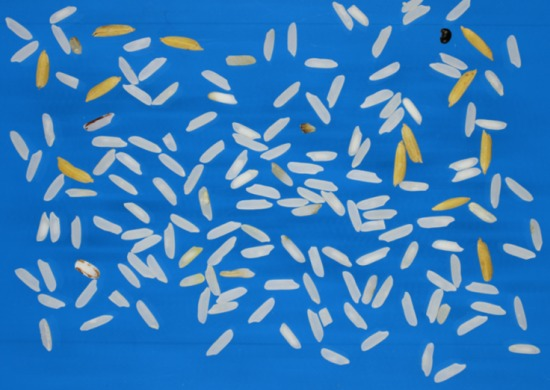
#> input picture REO2/arroz.jpeg, 550 x 390 px
$ python 'REO 2 - arroz.py'
#> lines starting #> are read from the running program, lines starting #| are printed output that depends on the picture; after the words box and inside, x2 and y2 are one past the last pixel; in counts of white or black regions, pixels touching at a corner belong together
# EXERCÍCIO 01

# Importar pacotes
import cv2  # Importando o pacope opencv
import numpy as np  # Importanto o pacote numpy
import matplotlib.pyplot as plt

########################################################################################################################
# a) Apresente a imagem e as informações de número de linhas e colunas; número de canais e número total de pixels;
print('Letra A:')
# Leitura da imagem
mg = 'arroz.jpeg'  # Nome do arquivo a ser analisado
imgBGR = cv2.imread(mg, 1)  # Carregando a imagem, 0 - Binária e Escala de cinza; 1 - Colorida
#> imgBGR is the input picture: shape (390, 550, 3); mean B, G, R 190.9, 123.6, 49

# Dados da imagem
print(imgBGR)
#> (printed output is left out)
lin, col, canais = np.shape(imgBGR)  # Obtém o número de linhas e colunas
print(f'Dimensão da imagem é: {lin} altura x {col} largura')
#| Dimensão da imagem é: 390 altura x 550 largura
print(f'Número de canais: {canais}')
#| Número de canais: 3
print(f'A imagem possui no total {lin * col} pixels')
#| A imagem possui no total 214500 pixels

imgRGB = cv2.cvtColor(imgBGR, cv2.COLOR_BGR2RGB)  # Convertendo a imagem de BGR para RBG. Para imprimir a imagem no
# matplotlib de forma correta. A conversão deve ser feita pois o opencv carrega a imagem colorida em BGR e não em RGB

# Apresentando as imagens original no matplotlib para ver onde recortar
plt.figure('Imagen - Letra A')
plt.imshow(imgRGB)
plt.title('Imagem original')
plt.show()

print('-' * 100)

# b) Faça um recorte da imagem para obter somente a área de interesse. Utilize esta imagem para a solução das
# próximas alternativas;
print('Letra B:')

imgrecorteBGR = imgBGR[109:370, 160:433]  # Recortando a imagem

imgrecorteRGB = cv2.cvtColor(imgrecorteBGR, cv2.COLOR_BGR2RGB)  # Convertendo para plotar a imagem

linR, colR, canaisR = np.shape(imgrecorteBGR)  # Obtém o número de linhas e colunas
print(f'Dimensão da imagem recortada é: {linR} altura x {colR} largura')
#| Dimensão da imagem recortada é: 261 altura x 273 largura
print(f'Número de canais da imagem recortada : {canaisR}')
#| Número de canais da imagem recortada : 3
print(f'A imagem recortada possui no total {linR * colR} pixels')
#| A imagem recortada possui no total 71253 pixels

# Apresentando as imagens original e recortada no matplotlib
plt.figure('Imagens - Letra B')
plt.subplot(1, 2, 1)
plt.imshow(imgRGB)
plt.title('Imagem original')

plt.subplot(1, 2, 2)
plt.imshow(imgrecorteRGB)
plt.title('Imagem recortada')
plt.show()
print('-' * 100)

# c) Converta a imagem colorida para uma de escala de cinza (intensidade) e a apresente utilizando os mapas de cores
# “Escala de Cinza” e “JET”;
print('Letra C:')
# Convertenco a imagem colorida e recortada que estava em BGR para escala de cinza
cinza = cv2.cvtColor(imgrecorteBGR, cv2.COLOR_BGR2GRAY)
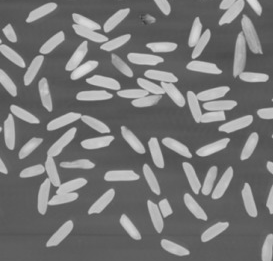
#> cinza: shape (261, 273); min 60, max 222, mean 117.7

# Apresentando as imagens no matplotlib
print('Apresentando as imagens no matplotlib em “Escala de Cinza” e “JET”')

plt.figure('Imagens - Letra C')
plt.subplot(1, 2, 1)
plt.imshow(cinza, cmap="gray")  # "gray" delimita entre preto e branco é escala de cinza
plt.xticks([])  # Eliminar o eixo X
plt.yticks([])  # Eliminar o eixo Y
plt.title('Imagem escala de cinza')
plt.colorbar(orientation='horizontal')  # Coloca uma barra de cores

plt.subplot(1, 2, 2)
plt.imshow(cinza, cmap="jet")  # "jet" delimita do azul ao vermelho
plt.xticks([])  # Eliminar o eixo X
plt.yticks([])  # Eliminar o eixo Y
plt.title('Imagem JET')
plt.colorbar(orientation='horizontal')  # Coloca uma barra de cores
plt.show()
print('-' * 100)

# d) Apresente a imagem em escala de cinza e o seu respectivo histograma; Relacione o histograma e a imagem.
print('Letra D:')
# Histograma da imagem em escala de cinza
Hcinza = cv2.calcHist([cinza], [0], None, [256], [0, 256])
#> Hcinza = 256 values, max 4669 at index 92, min 0 at index 0, mean 278.3

# Apresentando imagem
plt.figure('Imagens - Letra D')
plt.subplot(1, 2, 1)
plt.imshow(cinza, cmap="gray")  # Plota a imagem em escala de cinza
plt.title('Imagem em escala de cinza')  # Coloca título na imagem

plt.subplot(1, 2, 2)
plt.plot(Hcinza, color="black")  # Plota o histograma da imagem m escala de cinza
plt.title('Histograma')  # Coloca título na imagem
plt.xlabel('Valores pixels')  # Coloca no eixo X os valores dos pixels
plt.ylabel('Número de pixels')  # Coloca no eixo Y o número de pixels

plt.show()
print('-' * 100)

# e) Utilizando a imagem em escala de cinza (intensidade) realize a segmentação da imagem de modo a remover o fundo
# da imagem utilizando um limiar manual e o limiar obtido pela técnica de Otsu. Nesta questão apresente o histograma
# com marcação dos limiares utilizados, a imagem limiarizada (binarizada) e a imagem colorida final obtida
# da segmentação. Explique os resultados.
print('Letra E:')

# Histograma da imagem em escala de cinza
histcinza = cv2.calcHist([cinza], [0], None, [256], [0, 256])
#> histcinza has the same summary as Hcinza

# Limiarização (Thresholding) MANUAL da imagem e escala de cinza
vl = 150  # Valor do limiar
(L, imgLIMIAR) = cv2.threshold(cinza, vl, 255, cv2.THRESH_BINARY)
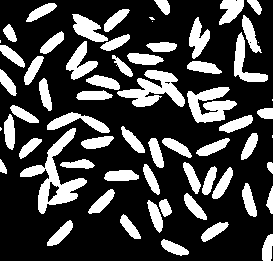
#> imgLIMIAR: shape (261, 273); 26.3% white; 64 white regions (7 under 20 px), largest, box (x1, y1, x2, y2) and area: (20, 128, 87, 214) 1604, (117, 70, 185, 107) 1245, (187, 87, 237, 123) 1053
#> L = 150

# Limiarização (Thresholding) da imagem e escala de cinza pela técnica de Otsu
(Lv, imgOTS) = cv2.threshold(cinza, 0, 255, cv2.THRESH_BINARY+cv2.THRESH_OTSU)
#> imgOTS: shape (261, 273); 28% white; 60 white regions (4 under 20 px), largest, box (x1, y1, x2, y2) and area: (20, 127, 87, 215) 1698, (117, 70, 185, 107) 1311, (187, 86, 237, 123) 1110
#> Lv = 137

# Segmentação da imagem
img_segmentada = cv2.bitwise_and(imgrecorteRGB, imgrecorteRGB, mask=imgOTS)

# Apresentando as imagens
plt.figure('Limiarização - Letra E')
plt.subplot(3, 3, 1)
plt.imshow(imgrecorteRGB)  # Plota a imagem recortada em RGB
plt.title('Imagem RGB', fontsize=10)
plt.xticks([])
plt.yticks([])

plt.subplot(3, 3, 2)
plt.imshow(cinza, cmap="gray")  # Plota a imagem em escala de cinza
plt.title('Imagem em escala de cinza', fontsize=10)
plt.xticks([])
plt.yticks([])

# Imagem limiarizada manualmente e seu histograma
plt.subplot(3, 3, 4)
plt.imshow(imgLIMIAR)  # Plota a imagem limiarizada -  Imagem binária
plt.title(f'Imagem binária (L: {vl}) - Manual', fontsize=10)
plt.xticks([])
plt.yticks([])

plt.subplot(3, 3, 5)
plt.plot(histcinza, color="black")  # Plota o histograma da imagem em escala de cinza
plt.axvline(x=vl, color="red")  # Coloca uma linha vermelha no histograma para marcar o limiar
plt.title('Histograma - cinza', fontsize=10)
plt.xlim([0, 256])  # O eixo X vai variar de 0 a 256
plt.xlabel('Valores de pixels', fontsize=10)
plt.ylabel('Número de pixels', fontsize=10)

# Imagem limiarizada pela tecnica de OTSU e seu histograma
plt.subplot(3, 3, 7)
plt.imshow(imgOTS)
plt.title(f'Imagem OTSU (L: {Lv})', fontsize=10)
plt.xticks([])
plt.yticks([])

plt.subplot(3, 3, 8)
plt.plot(histcinza, color="black")
plt.axvline(x=Lv, color="red")  # Coloca uma linha vermelha no histograma para marcar o limiar
plt.title('Histograma - OTSU', fontsize=10)
plt.xlim([0, 256])  # O eixo X vai variar de 0 a 256
plt.xlabel('Valores de pixels', fontsize=10)
plt.ylabel('Número de pixels', fontsize=10)

# Segmentação da imagem
plt.subplot(3, 3, 3)
plt.imshow(img_segmentada)
plt.title('Segmentada - RGB')
plt.xticks([])
plt.yticks([])

plt.show()
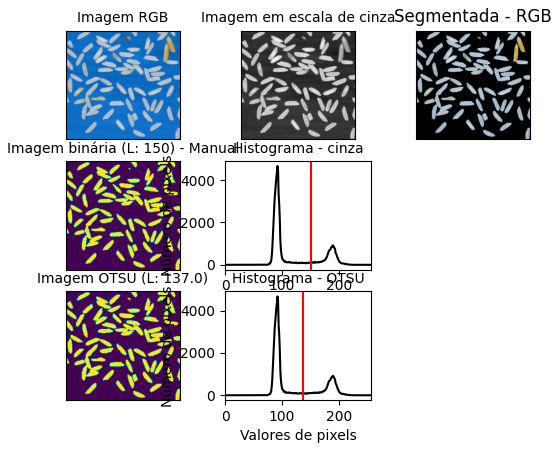
#> figure drawn by matplotlib, 7 panels; panel 4: curve peaks at x = 92, y = 4669; panel 6: curve peaks at x = 92, y = 4669
print('-' * 100)

# f) Apresente uma figura contento a imagem selecionada nos sistemas RGB, Lab, HSV e YCrCb.
print('Letra F:')
# Convertendo a imagem selecionada nos sistemas
img1 = cv2.cvtColor(imgrecorteBGR, cv2.COLOR_BGR2RGB)  # Convertendo a imagem recortada de BGR para RBG
img2 = cv2.cvtColor(imgrecorteBGR, cv2.COLOR_BGR2Lab)  # Convertendo a imagem recortada de BGR para Lab
#> img2: shape (261, 273, 3); mean of channels 0, 1, 2 137.9, 132.2, 89.9
img3 = cv2.cvtColor(imgrecorteBGR, cv2.COLOR_BGR2HSV)  # Convertendo a imagem recortada de BGR para HSV
#> img3: shape (261, 273, 3); mean H, S, V 101.6, 177.7, 195.8
img4 = cv2.cvtColor(imgrecorteBGR, cv2.COLOR_BGR2YCrCb)  # Convertendo a imagem recortada de BGR para YCrCb
#> img4: shape (261, 273, 3); mean of channels 0, 1, 2 117.7, 87.8, 171.3

# Apresentando as imagens no matplotlib
plt.figure('Imagens - Letra F')
plt.subplot(2, 2, 1)
plt.imshow(img1)
plt.xticks([])  # Eliminar o eixo X
plt.yticks([])  # Eliminar o eixo Y
plt.title('Imagem em RGB')

plt.subplot(2, 2, 2)
plt.imshow(img2)
plt.xticks([])  # Eliminar o eixo X
plt.yticks([])  # Eliminar o eixo Y
plt.title('Imagem em Lab')

plt.subplot(2, 2, 3)
plt.imshow(img3)
plt.xticks([])  # Eliminar o eixo X
plt.yticks([])  # Eliminar o eixo Y
plt.title('Imagem em HSV')

plt.subplot(2, 2, 4)
plt.imshow(img4)
plt.xticks([])  # Eliminar o eixo X
plt.yticks([])  # Eliminar o eixo Y
plt.title('Imagem em YCrCb')
plt.show()
print('-' * 100)

# g) Apresente uma figura para cada um dos sistemas de cores (RGB, HSV, Lab e YCrCb) contendo a imagem de cada um
# dos canais e seus respectivos histogramas.
print('Letra G:')
# Sistema de cor RGB
# Histograma dos canais
hist_r = cv2.calcHist([img1], [0], None, [256], [0, 256])
#> hist_r = 256 values, max 4729 at index 13, min 0 at index 220, mean 278.3
hist_g = cv2.calcHist([img1], [1], None, [256], [0, 256])
#> hist_g = 256 values, max 4485 at index 111, min 0 at index 0, mean 278.3
hist_b = cv2.calcHist([img1], [2], None, [256], [0, 256])
#> hist_b = 256 values, max 4164 at index 198, min 0 at index 0, mean 278.3

# Apresentando as imagens e hitogramas
plt.figure('Sistemas de cores RGB - Letra G')
plt.subplot(2, 4, 1)
plt.imshow(img1)  # Plotando a imagem em RGB
plt.xticks([])  # Eliminar o eixo X
plt.yticks([])  # Eliminar o eixo Y
plt.title('Imagem RGB', fontsize=10)

plt.subplot(2, 4, 2)
plt.imshow(img1[:, :, 0])  # Obtendo a imagem do canal R "vermelho"
plt.xticks([])  # Eliminar o eixo X
plt.yticks([])  # Eliminar o eixo Y
plt.title('Canal R', fontsize=10)

plt.subplot(2, 4, 6)
plt.plot(hist_r, color="red")  # Obtendo o histograma do canal R "vermelho"
plt.title("Histograma - R", fontsize=10)
plt.xlim([0, 256])
plt.xlabel("Valores Pixels", fontsize=10)
plt.ylabel("Número de Pixels", fontsize=10)

plt.subplot(2, 4, 3)
plt.imshow(img1[:, :, 1])  # Obtendo a imagem do canal G "verde"
plt.xticks([])  # Eliminar o eixo X
plt.yticks([])  # Eliminar o eixo Y
plt.title('Canal G', fontsize=10)

plt.subplot(2, 4, 7)
plt.plot(hist_g, color="green")  # Obtendo o histograma do canal G "verde"
plt.title("Histograma - G", fontsize=10)
plt.xlim([0, 256])
plt.xlabel("Valores Pixels", fontsize=10)
plt.ylabel("Número de Pixels", fontsize=10)

plt.subplot(2, 4, 4)
plt.imshow(img1[:, :, 2])  # Obtendo a imagem do canal B "azul"
plt.xticks([])  # Eliminar o eixo X
plt.yticks([])  # Eliminar o eixo Y
plt.title('Canal B', fontsize=10)

plt.subplot(2, 4, 8)
plt.plot(hist_b, color="blue")  # Obtendo o histograma do canal B "azul"
plt.title("Histograma - B", fontsize=10)
plt.xlim([0, 256])
plt.xlabel("Valores Pixels", fontsize=10)
plt.ylabel("Número de Pixels", fontsize=10)
plt.show()

# Sistema de cor HSV
# Histograma dos canais
hist_H = cv2.calcHist([img3], [0], None, [256], [0, 256])
#> hist_H = 256 values, max 37051 at index 104, min 0 at index 1, mean 278.3
hist_S = cv2.calcHist([img3], [1], None, [256], [0, 256])
#> hist_S = 256 values, max 4189 at index 238, min 0 at index 1, mean 278.3
hist_V = cv2.calcHist([img3], [2], None, [256], [0, 256])
#> hist_V = 256 values, max 4191 at index 198, min 0 at index 0, mean 278.3

# Apresentando as imagens e hitogramas
plt.figure('Sistemas de cores HSV - Letra G')
plt.subplot(2, 4, 1)
plt.imshow(img3)  # Plotando a imagem em HSV
plt.xticks([])  # Eliminar o eixo X
plt.yticks([])  # Eliminar o eixo Y
plt.title('Imagem HSV', fontsize=10)

plt.subplot(2, 4, 2)
plt.imshow(img3[:, :, 0])  # Obtendo a imagem do canal H
plt.xticks([])  # Eliminar o eixo X
plt.yticks([])  # Eliminar o eixo Y
plt.title('Canal H', fontsize=10)

plt.subplot(2, 4, 6)
plt.plot(hist_H, color="black")  # Obtendo o histograma do canal H
plt.title("Histograma - H", fontsize=10)
plt.xlim([0, 256])
plt.xlabel("Valores Pixels", fontsize=10)
plt.ylabel("Número de Pixels", fontsize=10)

plt.subplot(2, 4, 3)
plt.imshow(img3[:, :, 1])  # Obtendo a imagem do canal S
plt.xticks([])  # Eliminar o eixo X
plt.yticks([])  # Eliminar o eixo Y
plt.title('Canal S', fontsize=10)

plt.subplot(2, 4, 7)
plt.plot(hist_S, color="black")  # Obtendo o histograma do canal S
plt.title("Histograma - S", fontsize=10)
plt.xlim([0, 256])
plt.xlabel("Valores Pixels", fontsize=10)
plt.ylabel("Número de Pixels", fontsize=10)

plt.subplot(2, 4, 4)
plt.imshow(img3[:, :, 2])  # Obtendo a imagem do canal V
plt.xticks([])  # Eliminar o eixo X
plt.yticks([])  # Eliminar o eixo Y
plt.title('Canal V', fontsize=10)

plt.subplot(2, 4, 8)
plt.plot(hist_V, color="black")  # Obtendo o histograma do canal V
plt.title("Histograma - V", fontsize=10)
plt.xlim([0, 256])
plt.xlabel("Valores Pixels", fontsize=10)
plt.ylabel("Número de Pixels", fontsize=10)
plt.show()

# Sistema de cor Lab
# Histograma dos canais
hist_L = cv2.calcHist([img2], [0], None, [256], [0, 256])
#> hist_L = 256 values, max 4643 at index 116, min 0 at index 0, mean 278.3
hist_A = cv2.calcHist([img2], [1], None, [256], [0, 256])
#> hist_A = 256 values, max 14989 at index 136, min 0 at index 0, mean 278.3
hist_B = cv2.calcHist([img2], [2], None, [256], [0, 256])
#> hist_B = 256 values, max 15324 at index 76, min 0 at index 0, mean 278.3

# Apresentando as imagens e hitogramas
plt.figure('Sistemas de cores Lab - Letra G')
plt.subplot(2, 4, 1)
plt.imshow(img2)  # Plotando a imagem em Lab
plt.xticks([])  # Eliminar o eixo X
plt.yticks([])  # Eliminar o eixo Y
plt.title('Imagem Lab', fontsize=10)

plt.subplot(2, 4, 2)
plt.imshow(img2[:, :, 0])  # Obtendo a imagem do canal L
plt.xticks([])  # Eliminar o eixo X
plt.yticks([])  # Eliminar o eixo Y
plt.title('Canal L', fontsize=10)

plt.subplot(2, 4, 6)
plt.plot(hist_L, color="black")  # Obtendo o histograma do canal L
plt.title("Histograma - L", fontsize=10)
plt.xlim([0, 256])
plt.xlabel("Valores Pixels", fontsize=10)
plt.ylabel("Número de Pixels", fontsize=10)

plt.subplot(2, 4, 3)
plt.imshow(img2[:, :, 1])  # Obtendo a imagem do canal a
plt.xticks([])  # Eliminar o eixo X
plt.yticks([])  # Eliminar o eixo Y
plt.title('Canal a', fontsize=10)

plt.subplot(2, 4, 7)
plt.plot(hist_A, color="black")  # Obtendo o histograma do canal a
plt.title("Histograma - a", fontsize=10)
plt.xlim([0, 256])
plt.xlabel("Valores Pixels", fontsize=10)
plt.ylabel("Número de Pixels", fontsize=10)

plt.subplot(2, 4, 4)
plt.imshow(img2[:, :, 2])  # Obtendo a imagem do canal b
plt.xticks([])  # Eliminar o eixo X
plt.yticks([])  # Eliminar o eixo Y
plt.title('Canal b', fontsize=10)

plt.subplot(2, 4, 8)
plt.plot(hist_B, color="black")  # Obtendo o histograma do canal b
plt.title("Histograma - b", fontsize=10)
plt.xlim([0, 256])
plt.xlabel("Valores Pixels", fontsize=10)
plt.ylabel("Número de Pixels", fontsize=10)
plt.show()
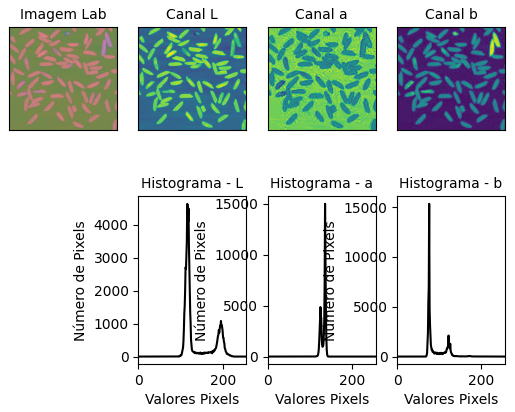
#> figure drawn by matplotlib, 7 panels; panel 3: curve peaks at x = 116, y = 4643; panel 5: curve peaks at x = 136, y = 14989; panel 7: curve peaks at x = 76, y = 15324

# Sistema de cor YCrCb
# Histograma dos canais
hist_Y = cv2.calcHist([img4], [0], None, [256], [0, 256])
#> hist_Y has the same summary as Hcinza
hist_Cr = cv2.calcHist([img4], [1], None, [256], [0, 256])
#> hist_Cr = 256 values, max 11306 at index 73, min 0 at index 0, mean 278.3
hist_Cb = cv2.calcHist([img4], [2], None, [256], [0, 256])
#> hist_Cb = 256 values, max 11590 at index 188, min 0 at index 0, mean 278.3

# Apresentando as imagens e hitogramas
plt.figure('Sistemas de cores YCrCb - Letra G')
plt.subplot(2, 4, 1)
plt.imshow(img4)  # Plotando a imagem em YCrCb
plt.xticks([])  # Eliminar o eixo X
plt.yticks([])  # Eliminar o eixo Y
plt.title('Imagem YCrCb', fontsize=10)

plt.subplot(2, 4, 2)
plt.imshow(img4[:, :, 0])  # Obtendo a imagem do canal Y
plt.xticks([])  # Eliminar o eixo X
plt.yticks([])  # Eliminar o eixo Y
plt.title('Canal Y', fontsize=10)

plt.subplot(2, 4, 6)
plt.plot(hist_Y, color="black")  # Obtendo o histograma do canal Y
plt.title("Histograma - Y", fontsize=10)
plt.xlim([0, 256])
plt.xlabel("Valores Pixels", fontsize=10)
plt.ylabel("Número de Pixels", fontsize=10)

plt.subplot(2, 4, 3)
plt.imshow(img4[:, :, 1])  # Obtendo a imagem do canal Cr
plt.xticks([])  # Eliminar o eixo X
plt.yticks([])  # Eliminar o eixo Y
plt.title('Canal Cr', fontsize=10)

plt.subplot(2, 4, 7)
plt.plot(hist_Cr, color="black")  # Obtendo o histograma do canal Cr
plt.title("Histograma - Cr", fontsize=10)
plt.xlim([0, 256])
plt.xlabel("Valores Pixels", fontsize=10)
plt.ylabel("Número de Pixels", fontsize=10)

plt.subplot(2, 4, 4)
plt.imshow(img4[:, :, 2])  # Obtendo a imagem do canal Cb
plt.xticks([])  # Eliminar o eixo X
plt.yticks([])  # Eliminar o eixo Y
plt.title('Canal Cb', fontsize=10)

plt.subplot(2, 4, 8)
plt.plot(hist_Cb, color="black")  # Obtendo o histograma do canal Cb
plt.title("Histograma - Cb", fontsize=10)
plt.xlim([0, 256])
plt.xlabel("Valores Pixels", fontsize=10)
plt.ylabel("Número de Pixels", fontsize=10)
plt.show()
print('-' * 100)

# h) Encontre o sistema de cor e o respectivo canal que propicie melhor segmentação da imagem de modo a remover o fundo
# da imagem utilizando limiar manual e limiar obtido pela técnica de Otsu. Nesta questão apresente o histograma com
# marcação dos limiares utilizados, a imagem limiarizada (binarizada) e a imagem colorida final obtida da segmentação.
# Explique os resultados e sua escolha pelo sistema de cor e canal utilizado na segmentação. Nesta questão apresente a
# imagem limiarizada (binarizada) e a imagem colorida final obtida da segmentação.
print('Letra H:')

EX = cv2.cvtColor(imgrecorteBGR, cv2.COLOR_BGR2RGB)
R, G, B = cv2.split(EX)  # Separando os 3 canas do sistema RGB
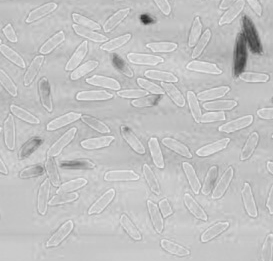
#> B: shape (261, 273); min 44, max 244, mean 194.4

# CANAL R
# Histograma
hisR = cv2.calcHist([R], [0], None, [256], [0, 256])
#> hisR has the same summary as hist_r

# Limiarização (Thresholding) MANUAL de um canal do sistema RGB
limiar_R = 120
(L_R, img_limiar_R) = cv2.threshold(R, limiar_R, 255, cv2.THRESH_BINARY)
#> img_limiar_R: shape (261, 273); 26% white; 61 white regions (4 under 20 px), largest, box (x1, y1, x2, y2) and area: (20, 128, 87, 214) 1580, (117, 70, 185, 107) 1245, (233, 15, 268, 82) 1041
#> L_R = 120

# Limiarização (Thresholding) de um canal do sistema RGB pela técnica de Otsu
(LoR, OTlimiar_R) = cv2.threshold(R, 0, 255, cv2.THRESH_BINARY+cv2.THRESH_OTSU)
#> OTlimiar_R: shape (261, 273); 28.3% white; 59 white regions (4 under 20 px), largest, box (x1, y1, x2, y2) and area: (20, 127, 87, 214) 1706, (117, 70, 185, 107) 1331, (187, 86, 237, 123) 1120
#> LoR = 93

# Segmentação da imagem
imgSegR = cv2.bitwise_and(EX, EX, mask=OTlimiar_R)

# Apresentando as imagens e os histgramas para o canal R
# Imagem limiarizada manualmente e seu histograma
plt.figure('Imagens do canal R - Letra H')
plt.subplot(2, 3, 1)
plt.imshow(img_limiar_R)  # Plota a imagem limiarizada -  Imagem binária
plt.title(f'Imagem binária (L: {L_R}) - Manual', fontsize=10)
plt.xticks([])
plt.yticks([])

plt.subplot(2, 3, 4)
plt.plot(hisR, color="black")  # Plota o histograma do canal R
plt.axvline(x=L_R, color="red")  # Coloca uma linha vermelha no histograma para marcar o limiar
plt.title('Histograma - canal R MANUAL', fontsize=10)
plt.xlim([0, 256])  # O eixo X vai variar de 0 a 256
plt.xlabel('Valores de pixels', fontsize=10)
plt.ylabel('Número de pixels', fontsize=10)

# Imagem limiarizada pela tecnica de Otsu e seu histograma para o canal R
plt.subplot(2, 3, 2)
plt.imshow(OTlimiar_R)  # Plota a imagem limiarizada -  Imagem binária
plt.title(f'Imagem binária (L: {LoR}) - Otsu', fontsize=10)
plt.xticks([])
plt.yticks([])

plt.subplot(2, 3, 5)
plt.plot(hisR, color="black")
plt.axvline(x=LoR, color="red")  # Coloca uma linha vermelha no histograma para marcar o limiar
plt.title('Histograma - canal R OTSU', fontsize=10)
plt.xlim([0, 256])  # O eixo X vai variar de 0 a 256
plt.xlabel('Valores de pixels', fontsize=10)
plt.ylabel('Número de pixels', fontsize=10)

# Segmentação para o canal R
plt.subplot(2, 3, 3)
plt.imshow(imgSegR)  # Plota a imagem segmentada
plt.title('Imagem segmentada - RGB', fontsize=10)
plt.xticks([])
plt.yticks([])
plt.show()
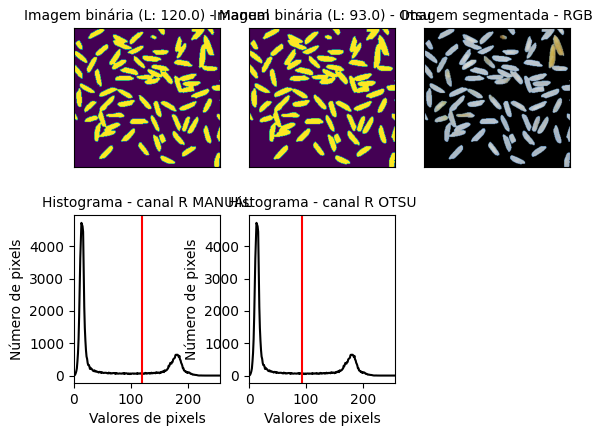
#> figure drawn by matplotlib, 5 panels; panel 2: curve peaks at x = 13, y = 4729; panel 4: curve peaks at x = 13, y = 4729

# CANAL G
# Histograma
hisG = cv2.calcHist([G], [0], None, [256], [0, 256])
#> hisG has the same summary as hist_g

# Limiarização (Thresholding) MANUAL de um canal do sistema RGB
limiar_G = 140
(L_G, img_limiar_G) = cv2.threshold(G, limiar_G, 255, cv2.THRESH_BINARY)
#> img_limiar_G: shape (261, 273); 28.9% white; 58 white regions (3 under 20 px), largest, box (x1, y1, x2, y2) and area: (20, 127, 87, 215) 1760, (117, 70, 185, 107) 1343, (187, 86, 237, 123) 1140
#> L_G = 140

# Limiarização (Thresholding) de um canal do sistema RGB pela técnica de Otsu
(LoG, OTlimiar_G) = cv2.threshold(G, 0, 255, cv2.THRESH_BINARY+cv2.THRESH_OTSU)
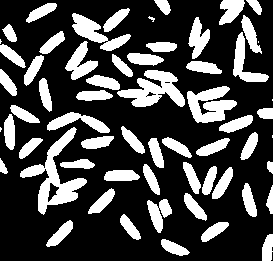
#> OTlimiar_G: shape (261, 273); 27.8% white; 61 white regions (6 under 20 px), largest, box (x1, y1, x2, y2) and area: (20, 127, 87, 215) 1692, (117, 70, 185, 107) 1300, (187, 86, 237, 123) 1108
#> LoG = 148

# Segmentação da imagem
imgSegG = cv2.bitwise_and(EX, EX, mask=OTlimiar_G)
#> (the rest of the program and of its run is left out)
